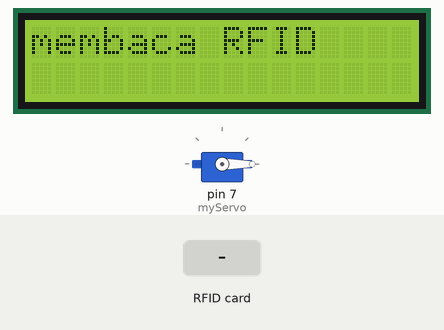
A sketch run on a simulated Arduino Uno, built with avr-gcc and run on an emulated ATmega328P. On the bench: 16×2 character LCD, servo. The test bench sets the inputs (shaded band). What the sketch prints to the serial monitor is not drawn.

Above: at 1.3 s.
1.4 s: RFID card E3 56 43 1C held to the reader
At 2.2 s:
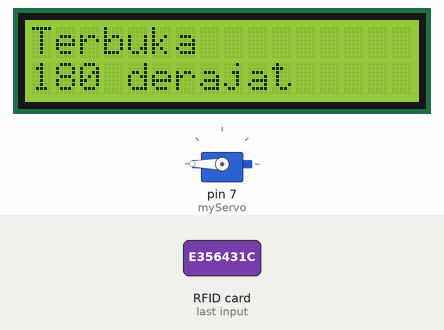
4.4 s: RFID card 5E 7A 19 C4 held to the reader
At 5.2 s:
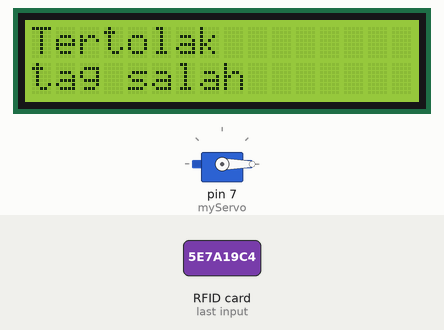
7.4 s: RFID card C4 11 72 29 held to the reader
At 8.1 s:
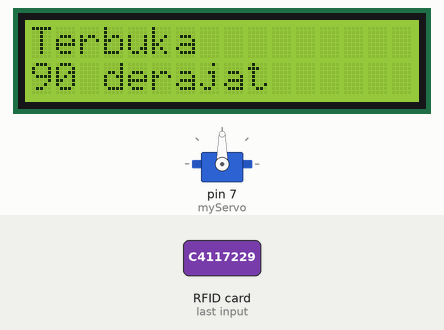
10.4 s: RFID card C4 11 72 29 held to the reader
At 12.6 s:
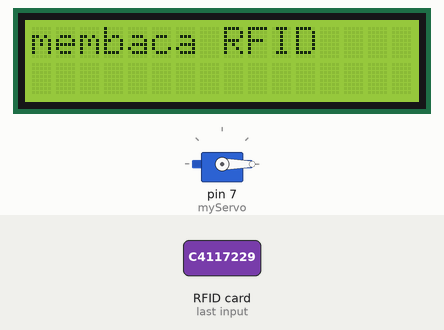
13.4 s: RFID card E3 56 43 1C held to the reader
At 13.8 s:
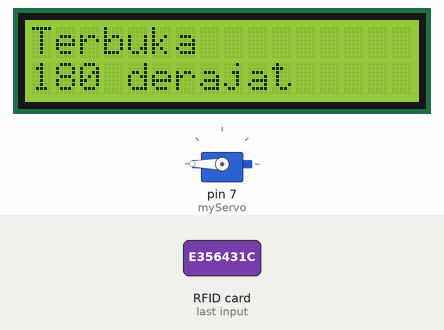
16.4 s: RFID card 5E 7A 19 C4 held to the reader
At 17.2 s:
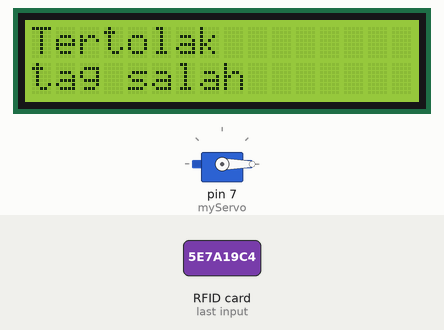
Timing chart, 0 to 19.4 s (numbered marks = the images above; inputs shaded):
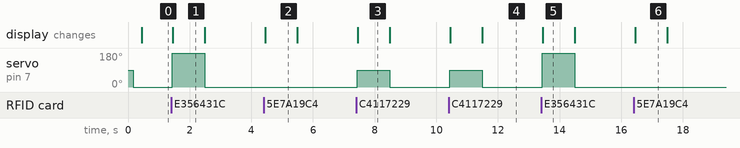

The sketch:

servo_respons_rfid_with_lcdi2c.ino
```cpp
#include <Servo.h>
#include <SPI.h>
#include <MFRC522.h>
#include <Wire.h>
#include <LiquidCrystal_I2C.h>

#define SS_PIN 10
#define RST_PIN 9

MFRC522 mfrc522(SS_PIN, RST_PIN); // Buat objek MFRC522
Servo myServo;   // Buat objek Servo
LiquidCrystal_I2C lcd(0x27, 16, 2);  // Inisialisasi objek LCD I2C

void setup() {
  Serial.begin(9600);   // Inisialisasi komunikasi serial
  SPI.begin();   // Inisialisasi SPI bus
  mfrc522.PCD_Init();  // Inisialisasi modul RFID
  lcd.begin();   // Inisialisasi LCD
  lcd.backlight();  // Hidupkan backlight LCD

  myServo.attach(7);   // Menghubungkan servo ke pin 11

  lcd.setCursor(0,0);
  lcd.print("Siap membaca RFID");
}

void loop() {
  bool tagDetected = mfrc522.PICC_IsNewCardPresent() && mfrc522.PICC_ReadCardSerial();

  // Memeriksa apakah ada kartu RFID
  if (tagDetected) {
    Serial.print("Kartu terdeteksi: ");
    String id = "";
    for (byte i = 0; i < mfrc522.uid.size; i++) {
      id.concat(String(mfrc522.uid.uidByte[i] < 0x10 ? "0" : ""));
      id.concat(String(mfrc522.uid.uidByte[i], HEX));
      id.toUpperCase();
    }
    Serial.println(id);

    lcd.clear();
    lcd.setCursor(0,0);
    lcd.print("ID Kartu:");
    lcd.setCursor(0,1);
    lcd.print(id);

    // Periksa apakah ID kartu adalah C4 11 72 29
    if (id == "C4117229") {
      Serial.println("ID kartu cocok");
      myServo.write(90);   // Menggerakkan servo ke posisi 90 derajat
      lcd.clear();
      lcd.setCursor(0,0);
      lcd.print("Terbuka");
      lcd.setCursor(0,1);
      lcd.print("90 derajat");
    }
    // Periksa apakah ID kartu adalah E3 56 43 1C
    else if (id == "E356431C") {
      Serial.println("ID kartu cocok");
      myServo.write(180);   // Menggerakkan servo ke posisi 180 derajat
      lcd.clear();
      lcd.setCursor(0,0);
      lcd.print("Terbuka");
      lcd.setCursor(0,1);
      lcd.print("180 derajat");
    }
    else {
      Serial.println("ID kartu tidak cocok");
      myServo.write(0);  // Menggerakkan servo ke posisi 0 derajat
      lcd.clear();
      lcd.setCursor(0,0);
      lcd.print("Tertolak");
      lcd.setCursor(0,1);
      lcd.print("tag salah");

    }
    delay(1000);   // Tahan posisi

  }

  if (!tagDetected) {
    myServo.write(0);  // Menggerakkan servo ke posisi 0 derajat
    lcd.clear();
    lcd.setCursor(0,0);
    lcd.print("membaca RFID");
  }

  mfrc522.PICC_HaltA(); // Menutup koneksi kartu RFID
}
```

Measured:
- after the input at 1.4 s, servo on pin 7 (myServo): 0° → 180° at once, → 0° 1.1 s later; the display: changes after 0.05 s (image 1)
- after the input at 4.4 s, the display: changes after 0.05 s (image 2)
- after the input at 7.4 s, servo on pin 7 (myServo): 0° → 90° at once, → 0° 1.1 s later; the display: changes after 0.05 s (image 3)
- after the input at 10.4 s, servo on pin 7 (myServo): 0° → 90° at once, → 0° 1.1 s later; the display: first changes after 0.05 s (image 4 shows a later state)
- after the input at 13.4 s, servo on pin 7 (myServo): 0° → 180° at once, → 0° 1.1 s later; the display: changes after 0.05 s (image 5)
- after the input at 16.4 s, the display: changes after 0.05 s (image 6)
- what the display in image 1 shows lasts 1.0 s, from 1.5 s to 2.5 s
